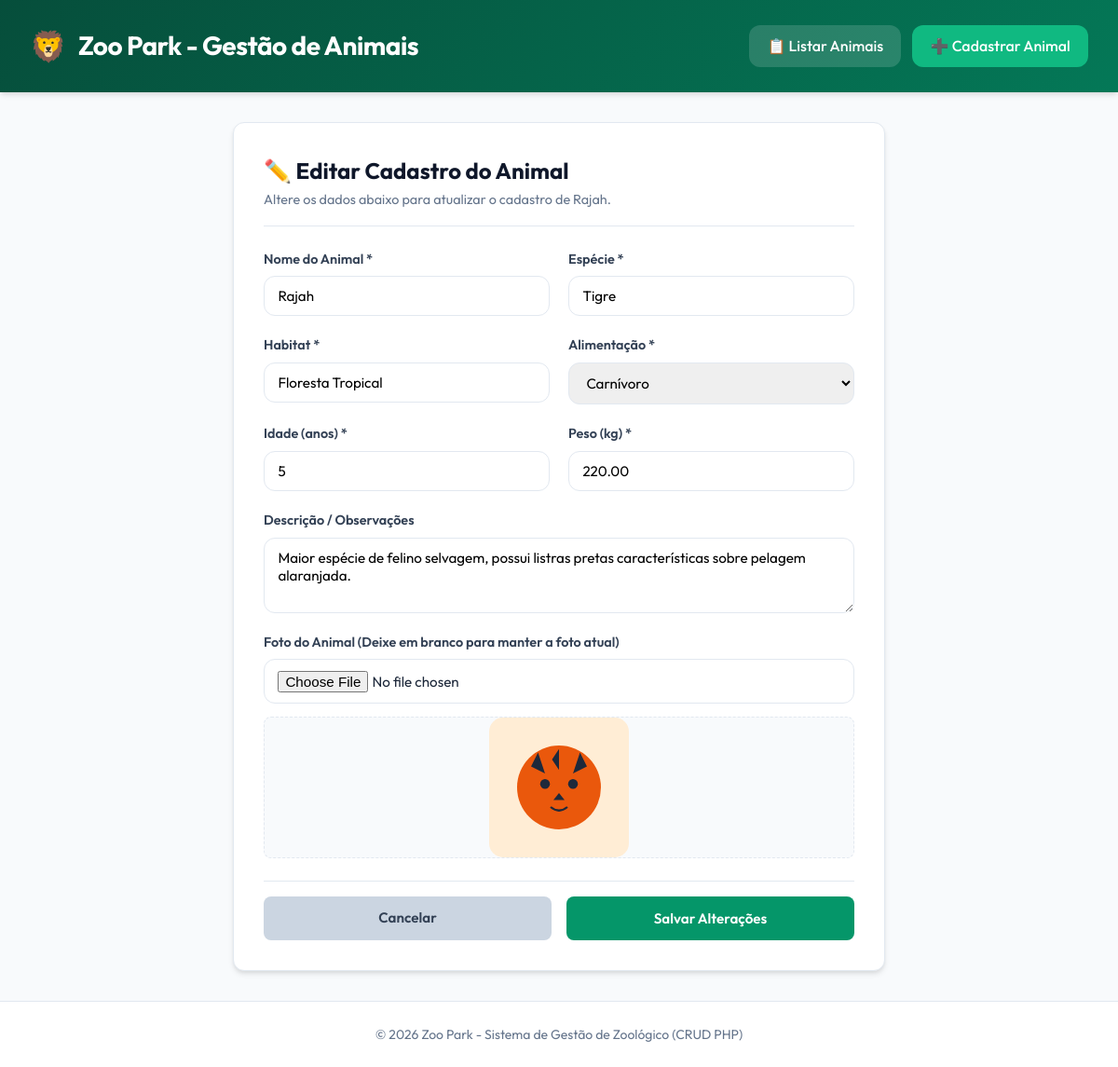
The page /editar.php?id=2 on the database its author committed.
### tables this page shows
CREATE TABLE animais (
    id INT AUTO_INCREMENT PRIMARY KEY,
    nome VARCHAR(100) NOT NULL,
    especie VARCHAR(100) NOT NULL,
    descricao TEXT,
    habitat VARCHAR(100) NOT NULL,
    alimentacao VARCHAR(100) NOT NULL,
    idade INT NOT NULL,
    peso DECIMAL(8,2) NOT NULL,
    foto VARCHAR(255) NOT NULL,
    data_cadastro DATETIME DEFAULT CURRENT_TIMESTAMP
);

### editar.php (the view, shortened to what this page needs)
<?php
require_once 'config/conexao.php';
$id = isset($_GET['id']) ? (int)$_GET['id'] : 0;
$stmt = $conexao->prepare("SELECT * FROM animais WHERE id = ?");
$stmt->bind_param("i", $id);
$stmt->execute();
$result = $stmt->get_result();
$animal = $result->fetch_assoc();
$foto_path = "uploads/" . htmlspecialchars($animal['foto']);
?>
<!DOCTYPE html>
<html lang="pt-BR">
<head>
    <link rel="stylesheet" href="css/style.css">
</head>
<body>
    <header>
        <div class="header-container">
            <div class="logo-section">
                <span class="logo-icon">🦁</span>
                <h1>Zoo Park - Gestão de Animais</h1>
            </div>
            <nav>
                <a href="index.php" class="nav-btn">📋 Listar Animais</a>
                <a href="cadastrar.php" class="nav-btn primary">➕ Cadastrar Animal</a>
            </nav>
        </div>
    </header>
    <main>
        <div class="form-card">
            <div class="form-header">
                <h2>✏️ Editar Cadastro do Animal</h2>
                <p style="color: var(--text-muted); font-size: 0.9rem;">Altere os dados abaixo para atualizar o cadastro de <?= htmlspecialchars($animal['nome']) ?>.</p>
            </div>
            <form action="atualizar.php" method="POST" enctype="multipart/form-data">
                <div class="form-grid">
                    <div class="form-group">
                        <label for="nome">Nome do Animal *</label>
                        <input type="text" id="nome" name="nome" value="<?= htmlspecialchars($animal['nome']) ?>" required>
                    </div>
                    <div class="form-group">
                        <label for="especie">Espécie *</label>
                        <input type="text" id="especie" name="especie" value="<?= htmlspecialchars($animal['especie']) ?>" required>
                    </div>
                    <div class="form-group">
                        <label for="habitat">Habitat *</label>
                        <input type="text" id="habitat" name="habitat" value="<?= htmlspecialchars($animal['habitat']) ?>" required>
                    </div>
                    <div class="form-group">
                        <label for="alimentacao">Alimentação *</label>
                        <select id="alimentacao" name="alimentacao" required>
                            <?php
                            $opcoes = ['Carnívoro', 'Herbívoro', 'Onívoro', 'Frugívoro', 'Piscívoro', 'Insectívoro'];
                            foreach ($opcoes as $opcao):
                                $selected = ($animal['alimentacao'] == $opcao) ? 'selected' : '';
                            ?>
                                <option value="<?= $opcao ?>" <?= $selected ?>><?= $opcao ?></option>
                            <?php endforeach; ?>
                        </select>
                    </div>
                    <div class="form-group">
                        <label for="idade">Idade (anos) *</label>
                        <input type="number" id="idade" name="idade" min="0" max="150" value="<?= $animal['idade'] ?>" required>
                    </div>
                    <div class="form-group">
                        <label for="peso">Peso (kg) *</label>
                        <input type="number" id="peso" name="peso" step="0.01" min="0" value="<?= $animal['peso'] ?>" required>
                    </div>
                    <div class="form-group full-width">
                        <label for="descricao">Descrição / Observações</label>
                        <textarea id="descricao" name="descricao" rows="3"><?= htmlspecialchars($animal['descricao']) ?></textarea>
                    </div>
                    <div class="form-group full-width">
                        <label for="foto">Foto do Animal (Deixe em branco para manter a foto atual)</label>
                        <input type="file" id="foto" name="foto" accept="image/*" onchange="previewImage(this)">
                        <div class="image-preview-box" id="previewContainer">
                            <img id="imagePreview" src="<?= file_exists($foto_path) ? $foto_path : 'https://via.placeholder.com/300x200' ?>" alt="Foto do Animal">
                        </div>
                    </div>
                </div>
                <div class="form-actions">
                    <a href="index.php" class="btn btn-secondary">Cancelar</a>
                    <button type="submit" class="btn btn-primary">Salvar Alterações</button>
                </div>
            </form>
        </div>
    </main>
    <footer>
        <p>&copy; <?= date('Y') ?> Zoo Park - Sistema de Gestão de Zoológico (CRUD PHP)</p>
    </footer>
</body>
</html>

### css/style.css (style rules this page uses)
:root { --primary: #059669; --primary-hover: #047857; --primary-light: #ecfdf5; --secondary: #0284c7; --dark: #0f172a; --dark-muted: #334155; --light-bg: #f8fafc; --card-bg: #ffffff; --border: #e2e8f0; --text: #1e293b; --text-muted: #64748b; --danger: #ef4444; --danger-hover: #dc2626; --warning: #f59e0b; --radius: 12px; --shadow: 0 4px 6px -1px rgba(0, 0, 0, 0.1), 0 2px 4px -1px rgba(0, 0, 0, 0.06); --shadow-lg: 0 10px 15px -3px rgba(0, 0, 0, 0.1), 0 4px 6px -2px rgba(0, 0, 0, 0.05); }
* { margin: 0; padding: 0; box-sizing: border-box; font-family: 'Outfit', sans-serif; }
body { background-color: var(--light-bg); color: var(--text); line-height: 1.6; min-height: 100vh; display: flex; flex-direction: column; }
header { background: linear-gradient(135deg, #064e3b 0%, #047857 100%); color: white; padding: 1.5rem 2rem; box-shadow: var(--shadow); }
.header-container { max-width: 1200px; margin: 0 auto; display: flex; justify-content: space-between; align-items: center; flex-wrap: wrap; gap: 1rem; }
.logo-section { display: flex; align-items: center; gap: 0.75rem; }
.logo-section h1 { font-size: 1.75rem; font-weight: 700; letter-spacing: -0.5px; }
.logo-icon { font-size: 2rem; }
nav { display: flex; gap: 0.75rem; }
.nav-btn { display: inline-flex; align-items: center; gap: 0.5rem; padding: 0.6rem 1.2rem; background-color: rgba(255, 255, 255, 0.15); color: white; text-decoration: none; border-radius: var(--radius); font-weight: 500; transition: all 0.2s ease; }
.nav-btn.primary { background-color: #10b981; color: white; }
main { max-width: 1200px; margin: 2rem auto; padding: 0 1.5rem; flex: 1; width: 100%; }
.btn { flex: 1; display: inline-flex; align-items: center; justify-content: center; gap: 0.4rem; padding: 0.5rem 0.75rem; font-size: 0.85rem; font-weight: 600; border-radius: 8px; border: none; cursor: pointer; text-decoration: none; transition: background 0.2s; }
.form-card { background: var(--card-bg); border-radius: var(--radius); padding: 2rem; box-shadow: var(--shadow); max-width: 700px; margin: 0 auto; border: 1px solid var(--border); }
.form-header { margin-bottom: 1.5rem; padding-bottom: 1rem; border-bottom: 1px solid var(--border); }
.form-header h2 { font-size: 1.5rem; color: var(--dark); }
.form-grid { display: grid; grid-template-columns: 1fr 1fr; gap: 1.25rem; }
.form-group { display: flex; flex-direction: column; gap: 0.4rem; }
.form-group.full-width { grid-column: span 2; }
.form-group label { font-size: 0.9rem; font-weight: 600; color: var(--dark-muted); }
.form-group input, .form-group select, .form-group textarea { padding: 0.7rem 0.9rem; border: 1px solid var(--border); border-radius: var(--radius); font-size: 0.95rem; outline: none; transition: border-color 0.2s; }
.image-preview-box { width: 100%; max-height: 160px; border-radius: 8px; overflow: hidden; margin-top: 0.5rem; border: 1px dashed var(--border); display: flex; align-items: center; justify-content: center; background: #f8fafc; }
.image-preview-box img { max-height: 150px; max-width: 100%; object-fit: contain; }
.form-actions { display: flex; justify-content: flex-end; gap: 1rem; margin-top: 1.5rem; padding-top: 1rem; border-top: 1px solid var(--border); }
.btn-primary { background-color: var(--primary); color: white; padding: 0.7rem 1.5rem; font-size: 0.95rem; }
.btn-secondary { background-color: #cbd5e1; color: var(--dark-muted); padding: 0.7rem 1.5rem; font-size: 0.95rem; }
footer { text-align: center; padding: 1.5rem; background: white; border-top: 1px solid var(--border); color: var(--text-muted); font-size: 0.875rem; margin-top: auto; }

### rows shown on the page
animais: nome "Rajah", especie "Tigre", habitat "Floresta Tropical", idade "5", peso "220.00", descricao "Maior espécie de felino selvagem, possui listras pretas características sobre pelagem alaranjada.", foto (picture)

### other values the page prints
form field alimentacao "Carnívoro"
